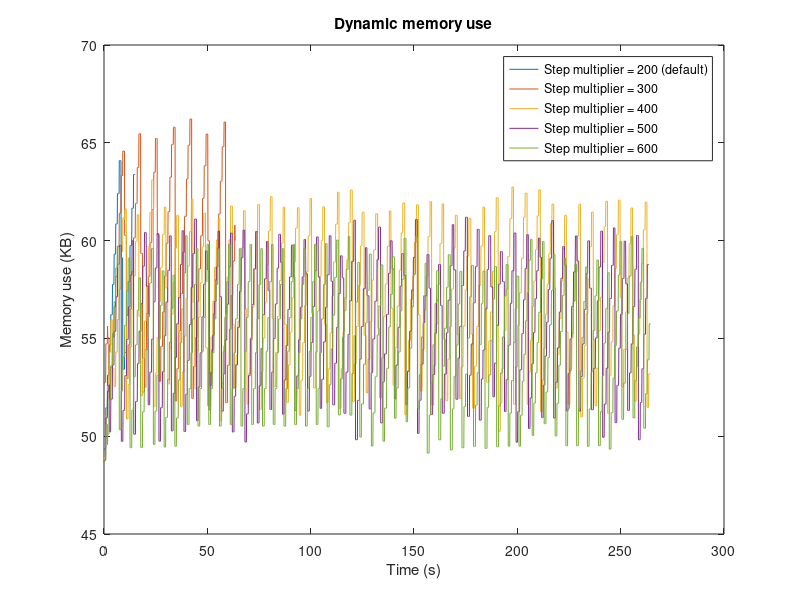

The MATLAB source for this figure:
figure('Name', 'dynamic_memory_use_non_opt')
hold off
file1 = fopen('mem_gc200_non_opt.txt', 'r');
file2 = fopen('mem_gc300_non_opt.txt', 'r');
file3 = fopen('mem_gc400_non_opt.txt', 'r');
file4 = fopen('mem_gc500_non_opt.txt', 'r');
file5 = fopen('mem_gc600_non_opt.txt', 'r');
data1 = fscanf(file1, '%f');
data2 = fscanf(file2, '%f');
data3 = fscanf(file3, '%f');
data4 = fscanf(file4, '%f');
data5 = fscanf(file5, '%f');

dt = 0.1;
t1 = [0:length(data1)-1]*dt;
t2 = [0:length(data2)-1]*dt;
t3 = [0:length(data3)-1]*dt;
t4 = [0:length(data4)-1]*dt;
t5 = [0:length(data5)-1]*dt;

plot(t1, data1, t2, data2, t3, data3, t4, data4, t5, data5)
title('Dynamic memory use')
legend('Step multiplier = 200 (default)', 'Step multiplier = 300', 'Step multiplier = 400', 'Step multiplier = 500', 'Step multiplier = 600')
xlabel('Time (s)'), ylabel('Memory use (KB)')

fclose(file1);
fclose(file2);
fclose(file3);
fclose(file4);
fclose(file5);

% values: gc pause: 110, task_size: 500, EVENT_INTERVAL (task): 1ms,
% MEASURE_INTERVAL: 100ms, SEND_INTERVAL: 1s

avg200 = mean(data1);
avg300 = mean(data2);
avg400 = mean(data3);
avg500 = mean(data4);
avg600 = mean(data5);
averages = [avg200, avg300, avg400, avg500, avg600]

[max200, i200] = max(data1);
[max300, i300] = max(data2);
[max400, i400] = max(data3);
[max500, i500] = max(data4);
[max600, i600] = max(data5);

maxes = [max200, max300, max400, max500, max600]

index200 = i200*dt;
index300 = i300*dt;
index400 = i400*dt;
index500 = i500*dt;
index600 = i600*dt;
indices = [index200, index300, index400, index500, index600]